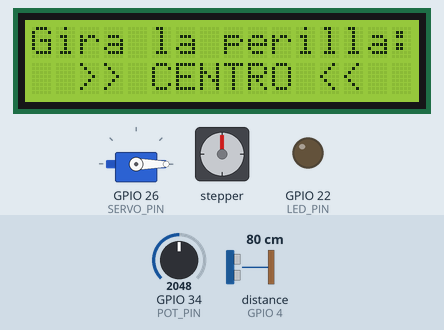
The sketch below on a simulated ESP32. On the bench: 16×2 character LCD, servo, stepper motor, output pins drawn as LEDs (lit = HIGH). Wiring (inferred from the names in the program): ultrasonic range finder: trigger GPIO 15; echo GPIO 4. Inputs (shaded band) come from the test bench; at power-on: distance to the obstacle (sensor on GPIO 4) 80 cm, GPIO 34 (POT_PIN) = 2048. The echo pulse lasts 58.3 µs per cm; stepper angles assume 2048 steps per turn; pins used as bus, display or sensor lines are not drawn; what the sketch prints to the serial monitor is not drawn.

Above: at 1.6 s.
At 2.7 s:
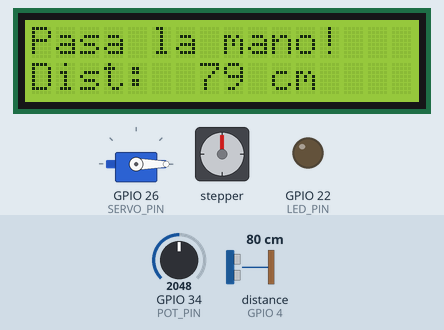
2.8 s: distance to the obstacle (sensor on GPIO 4) set to 8 cm
At 3.7 s:
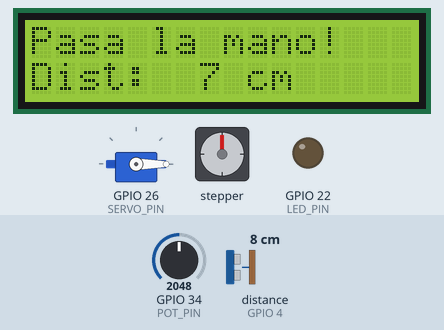
4.3 s: distance to the obstacle (sensor on GPIO 4) set to 5 cm
At 10.2 s:
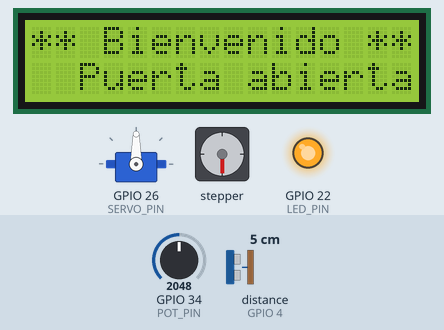
Timing chart, 0 to 17.4 s (numbered marks = the images above; inputs shaded):
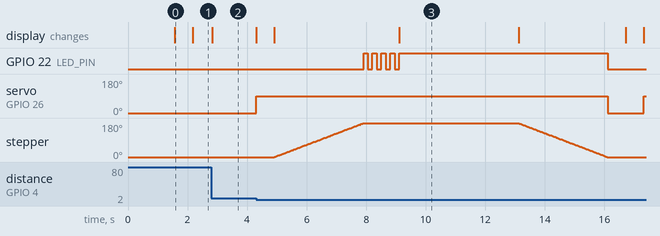

Measured:
- the behaviour switches between 7 and 6 cm on distance to the obstacle (sensor on GPIO 4) (found by bisection; images 2 and 3)
- after the input at 2.8 s, the display: changes at once (image 2)
- after the input at 4.3 s, GPIO 22 (LED_PIN): goes 4 × (HIGH 0.15 s, LOW 0.15 s), HIGH 7.0 s, then LOW, starting after 3.6 s; servo on GPIO 26 (SERVO_PIN): 0° → 90° at once, → 0° 11.8 s later, → 90° 1.2 s later; stepper: turns 180° clockwise in 3.0 s, then 180° counter-clockwise in 3.0 s; the display: first changes at once (image 3 shows a later state)
- what the display in image 0 shows lasts 0.6 s, from 1.6 s to 2.2 s

The sketch:

cerradura_esp32.ino
```cpp
// =============================================
//   CERRADURA ELECTROMECÁNICA CON DIAL
//   ESP32 - Arduino IDE
// =============================================

#include <LiquidCrystal.h>
#include <ESP32Servo.h>
#include <Stepper.h>

// ---- PINES ----
#define TRIG_PIN   15
#define ECHO_PIN    4
#define POT_PIN    34
#define SERVO_PIN  26
#define LED_PIN    22   // Conectar LED verde aquí (con resistencia 220Ω)

// LCD (RS, EN, D4, D5, D6, D7)
LiquidCrystal lcd(16, 17, 5, 18, 19, 21);

// Servo
Servo servo;

// Motor paso a paso 28BYJ-48
// Orden correcto para ULN2003: IN1, IN3, IN2, IN4
#define PASOS_POR_VUELTA 2048
Stepper motor(PASOS_POR_VUELTA, 13, 14, 12, 27);

// ---- CONFIGURACIÓN ----
#define VALOR_CORRECTO  2048  // Valor exacto (rango 0-4095), cambiá si querés otro
#define TOLERANCIA        50  // Margen aceptable alrededor del valor correcto
#define DIST_ACTIVACION    5  // Distancia en cm para activar con la mano
#define SERVO_CERRADO      0  // Ángulo servo posición cerrada
#define SERVO_ABIERTO     90  // Ángulo servo posición abierta

// ---- ESTADO GLOBAL ----
bool potCorrecto = false;

// =============================================
//   FUNCIONES AUXILIARES
// =============================================

long medirDistancia() {
  digitalWrite(TRIG_PIN, LOW);
  delayMicroseconds(2);
  digitalWrite(TRIG_PIN, HIGH);
  delayMicroseconds(10);
  digitalWrite(TRIG_PIN, LOW);
  long duracion = pulseIn(ECHO_PIN, HIGH, 30000); // timeout 30ms
  if (duracion == 0) return 999; // sin eco = lejos
  return duracion * 0.034 / 2;
}

void flashLEDs() {
  for (int i = 0; i < 4; i++) {
    digitalWrite(LED_PIN, HIGH);
    delay(150);
    digitalWrite(LED_PIN, LOW);
    delay(150);
  }
  digitalWrite(LED_PIN, HIGH); // queda encendido al final
}

void abrirCerradura() {
  // 1. Servo destraba el pestillo
  servo.write(SERVO_ABIERTO);
  delay(600);

  // 2. Motor retira el perno principal
  lcd.clear();
  lcd.setCursor(0, 0);
  lcd.print("Retirando ->");
  motor.step(PASOS_POR_VUELTA / 2); // media vuelta = retirar perno

  // 3. LEDs de bienvenida
  flashLEDs();

  // 4. Mensaje final
  lcd.clear();
  lcd.setCursor(0, 0);
  lcd.print("** Bienvenido **");
  lcd.setCursor(0, 1);
  lcd.print("  Puerta abierta");
  delay(4000);

  // 5. Volver a cerrar
  lcd.clear();
  lcd.setCursor(0, 0);
  lcd.print("Cerrando...");
  motor.step(-(PASOS_POR_VUELTA / 2)); // vuelve el perno
  servo.write(SERVO_CERRADO);          // cierra el pestillo
  digitalWrite(LED_PIN, LOW);

  // 6. Resetear para nueva apertura
  potCorrecto = false;
  delay(500);
}

// =============================================
//   SETUP
// =============================================

void setup() {
  Serial.begin(115200);

  // LCD
  lcd.begin(16, 2);
  lcd.print("  Iniciando...");
  delay(1500);
  lcd.clear();

  // Pines
  pinMode(TRIG_PIN, OUTPUT);
  pinMode(ECHO_PIN, INPUT);
  pinMode(LED_PIN, OUTPUT);
  digitalWrite(LED_PIN, LOW);

  // Servo
  servo.attach(SERVO_PIN);
  servo.write(SERVO_CERRADO);

  // Motor velocidad
  motor.setSpeed(10); // RPM
}

// =============================================
//   LOOP PRINCIPAL
// =============================================

void loop() {
  int valorPot = analogRead(POT_PIN);
  int diferencia = valorPot - VALOR_CORRECTO;

  // ---- PASO 1: Ajustar potenciómetro ----
  if (!potCorrecto) {
    lcd.setCursor(0, 0);
    lcd.print("Gira la perilla:");

    lcd.setCursor(0, 1);

    if (abs(diferencia) <= TOLERANCIA) {
      // Valor correcto alcanzado
      lcd.print("  >> CENTRO <<  ");
      potCorrecto = true;
      delay(600);
      lcd.clear();

    } else if (diferencia < 0) {
      // Hay que girar hacia la derecha (+)
      lcd.print(" Girar +  >>>>  ");

    } else {
      // Hay que girar hacia la izquierda (-)
      lcd.print(" <<<<  - Girar  ");
    }
  }

  // ---- PASO 2: Detectar mano ----
  if (potCorrecto) {
    lcd.setCursor(0, 0);
    lcd.print("Pasa la mano!   ");

    long distancia = medirDistancia();

    lcd.setCursor(0, 1);
    lcd.print("Dist: ");
    if (distancia < 100) lcd.print(" "); // espaciado
    lcd.print(distancia);
    lcd.print(" cm     ");

    Serial.print("Distancia: ");
    Serial.println(distancia);

    if (distancia > 0 && distancia <= DIST_ACTIVACION) {
      abrirCerradura();
    }
  }

  delay(100);
}
```
